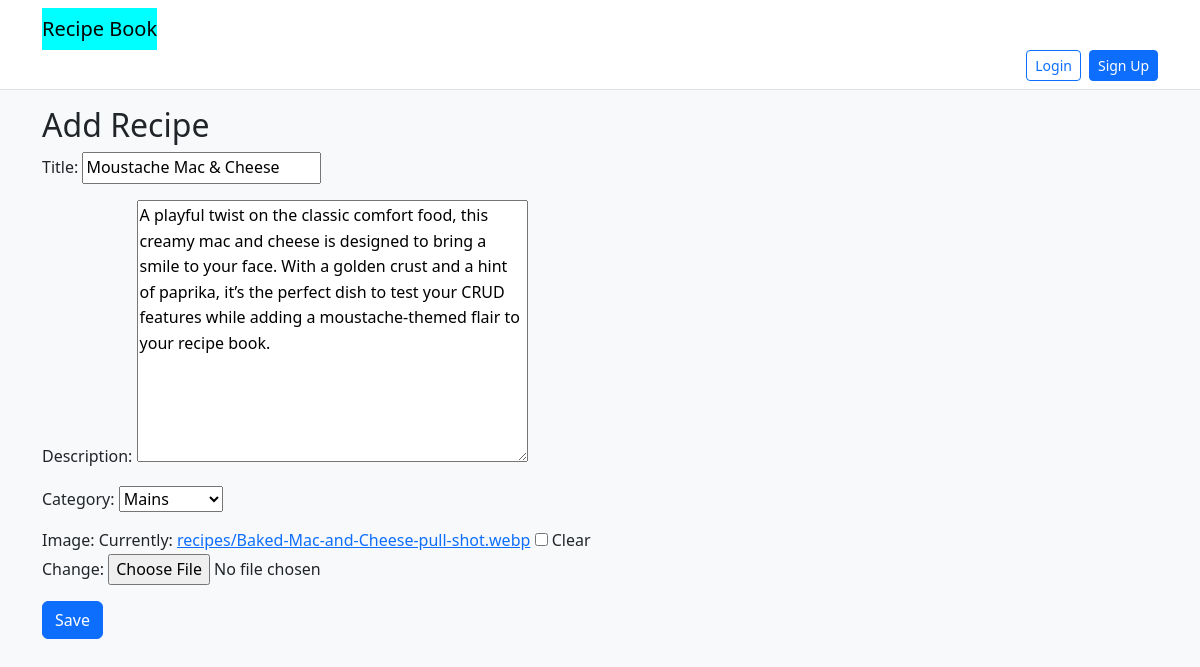
The page /recipe/2/edit/ on the database its author committed.
### recipes/models.py (models this page shows, shortened)
class Recipe(models.Model):
    CATEGORY_CHOICES = [
        ('mains', 'Mains'),
        ('desserts', 'Desserts'),
        ('vegan', 'Vegan'),
        ('vegetarian', 'Vegetarian'),
        ('snacks', 'Snacks'),
        ('drinks', 'Drinks'),
    ]
    title = models.CharField(max_length=200)
    description = models.TextField(blank=True)
    ingredients = models.TextField(help_text='One per line')
    steps = models.TextField(help_text='One step per line')
    image = models.ImageField(upload_to='recipes/', blank=True, null=True)
    category = models.CharField(max_length=20, choices=CATEGORY_CHOICES)
    cook_time_minutes = models.PositiveIntegerField(blank=True, null=True)
    created_at = models.DateTimeField(auto_now_add=True)
    updated_at = models.DateTimeField(auto_now=True)
    owner = models.ForeignKey(User, on_delete=models.CASCADE, related_name="recipes")
    class Meta:
        ordering = ['-created_at']

### recipes/views.py (the view)
# urls.py: path('recipe/<int:pk>/edit/', views.RecipeUpdateView.as_view(), name='recipe_edit'),
class RecipeUpdateView(UpdateView):
    model = Recipe
    fields = ['title', 'description', 'category', 'image']  # adjust to your model fields
    template_name = 'recipes/recipe_form.html'
    success_url = reverse_lazy('recipe_list')  # or wherever you want to redirect after saving

### recipes/templates/recipes/recipe_form.html (shortened to what this page needs)
{% extends 'recipes/base.html' %}
{% block content %}
<h2>Add Recipe</h2>
<form method="post" enctype="multipart/form-data">
  {{ form.as_p }}
  <button type="submit" class="btn btn-primary">Save</button>
</form>
{% endblock %}

### recipes/static/recipes/styles.css (style rules this page uses)
body { line-height: 1.6; }

### rows shown on the page
Recipe: title "Moustache Mac & Cheese", description "A playful twist on the classic comfort food, this creamy mac and cheese is designed to bring a smile to your face. With a golden crust and a hint of paprika, it’s the perfect dish to test your CRUD features while adding a moustache‑themed flair to your recipe book.", category "Mains"
